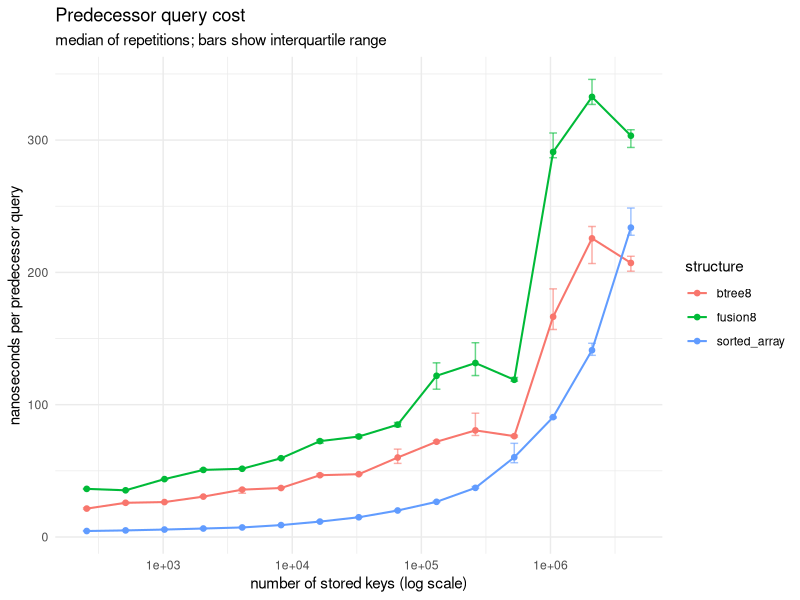
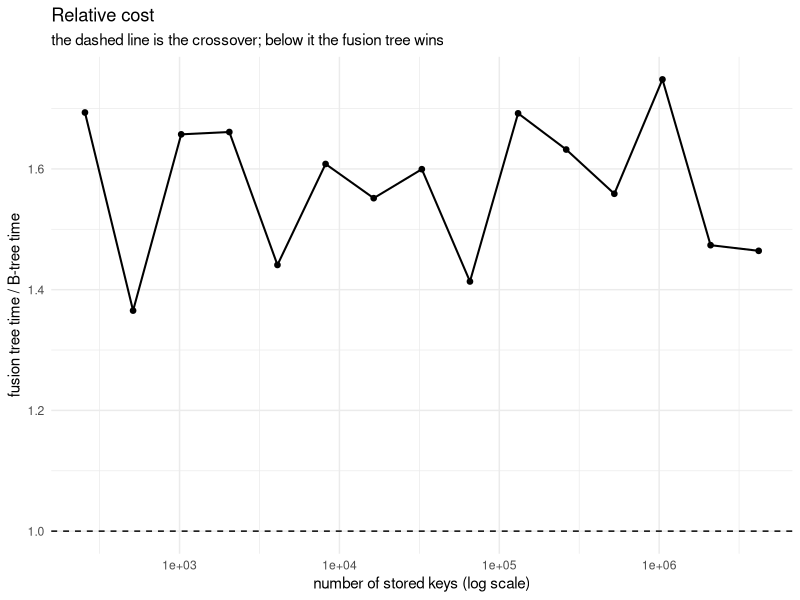
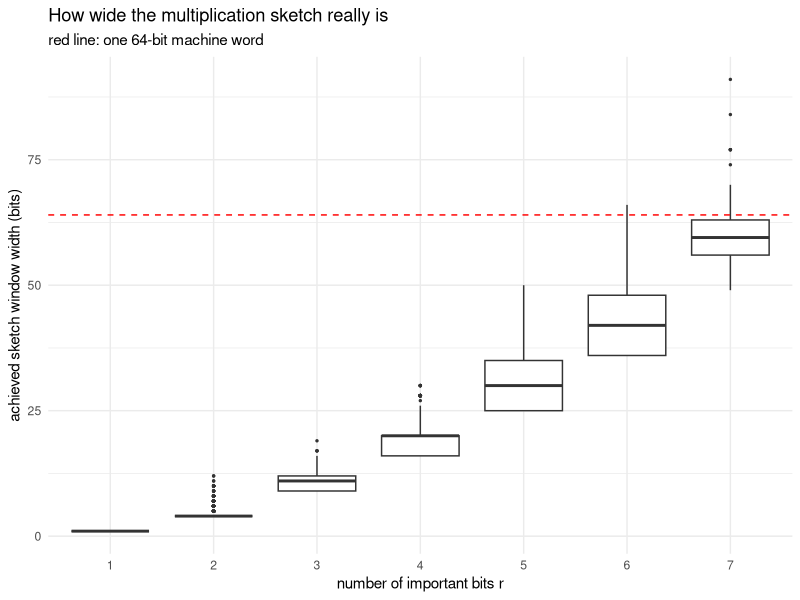

Write R code to recreate these figures, in order.
#!/usr/bin/env Rscript
# analyse.R — turns the raw CSVs into the figures and tables for the report.
#
# Run from the project root:
#   Rscript analysis/analyse.R
#
# Inputs :  results/timing_raw.csv, results/spread.csv
# Outputs:  figures/*.png, results/summary.csv
#
# Only base R plus ggplot2 is used, so there is nothing exotic to install:
#   install.packages(c("ggplot2"))

suppressPackageStartupMessages(library(ggplot2))

dir.create("figures", showWarnings = FALSE)

# ---------------------------------------------------------------------------
# 1. Timing: median and interquartile range per (structure, n).
#
# The median is used rather than the mean because a single interrupted
# repetition can move a mean a long way and cannot move a median at all.
# The IQR is reported rather than a standard deviation for the same reason:
# it does not assume the runs are normally distributed, and they are not.
# ---------------------------------------------------------------------------
t <- read.csv("results/timing_raw.csv")

agg <- aggregate(ns_per_query ~ structure + n, data = t,
                 FUN = function(v) c(med = median(v),
                                     lo  = quantile(v, 0.25),
                                     hi  = quantile(v, 0.75),
                                     nrep = length(v)))
summary_df <- data.frame(
  structure = agg$structure,
  n         = agg$n,
  median_ns = agg$ns_per_query[, 1],
  q25_ns    = agg$ns_per_query[, 2],
  q75_ns    = agg$ns_per_query[, 3],
  reps      = agg$ns_per_query[, 4]
)
write.csv(summary_df, "results/summary.csv", row.names = FALSE)

p1 <- ggplot(summary_df, aes(x = n, y = median_ns, colour = structure)) +
  geom_line(linewidth = 0.7) +
  geom_point(size = 1.6) +
  geom_errorbar(aes(ymin = q25_ns, ymax = q75_ns), width = 0.06, alpha = 0.6) +
  scale_x_log10() +
  labs(x = "number of stored keys (log scale)",
       y = "nanoseconds per predecessor query",
       title = "Predecessor query cost",
       subtitle = "median of repetitions; bars show interquartile range") +
  theme_minimal(base_size = 11)
ggsave("figures/timing.png", p1, width = 7, height = 4.5, dpi = 300)

# ---------------------------------------------------------------------------
# 2. Ratio plot. This is the figure that carries the argument: if the ratio
#    is falling with n, extrapolating it tells you where a crossover would be.
# ---------------------------------------------------------------------------
wide <- reshape(summary_df[, c("structure", "n", "median_ns")],
                idvar = "n", timevar = "structure", direction = "wide")
names(wide) <- sub("median_ns\\.", "", names(wide))

if (all(c("fusion8", "btree8") %in% names(wide))) {
  wide$ratio <- wide$fusion8 / wide$btree8
  p2 <- ggplot(wide, aes(x = n, y = ratio)) +
    geom_line(linewidth = 0.7) + geom_point(size = 1.6) +
    geom_hline(yintercept = 1, linetype = "dashed") +
    scale_x_log10() +
    labs(x = "number of stored keys (log scale)",
         y = "fusion tree time / B-tree time",
         title = "Relative cost",
         subtitle = "the dashed line is the crossover; below it the fusion tree wins") +
    theme_minimal(base_size = 11)
  ggsave("figures/ratio.png", p2, width = 7, height = 4.5, dpi = 300)

  # Log-linear extrapolation of the ratio against log2(n).
  # State the model explicitly in the report; do not let a fitted line
  # masquerade as a measurement.
  fit <- lm(ratio ~ log2(n), data = wide)
  cat("\nRatio model:  ratio = a + b * log2(n)\n")
  print(summary(fit)$coefficients)
  a <- coef(fit)[1]; b <- coef(fit)[2]
  if (b < 0) {
    crossing_log2n <- (1 - a) / b
    cat(sprintf("\nExtrapolated crossover at log2(n) = %.1f  (n = 2^%.1f)\n",
                crossing_log2n, crossing_log2n))
    cat("A 64-bit address space holds at most 2^61 eight-byte keys.\n")
  } else {
    cat("\nRatio is not decreasing; no crossover is implied by this data.\n")
  }
}

# ---------------------------------------------------------------------------
# 3. Sketch window width against the theoretical bound.
# ---------------------------------------------------------------------------
if (file.exists("results/spread.csv")) {
  s <- read.csv("results/spread.csv")
  s <- s[s$r > 0, ]
  p3 <- ggplot(s, aes(x = factor(r), y = spread)) +
    geom_boxplot(outlier.size = 0.5) +
    geom_hline(yintercept = 64, linetype = "dashed", colour = "red") +
    labs(x = "number of important bits r",
         y = "achieved sketch window width (bits)",
         title = "How wide the multiplication sketch really is",
         subtitle = "red line: one 64-bit machine word") +
    theme_minimal(base_size = 11)
  ggsave("figures/spread.png", p3, width = 7, height = 4.5, dpi = 300)

  cat("\nWindow width by r (median / max / theoretical r^4):\n")
  for (rr in sort(unique(s$r))) {
    v <- s$spread[s$r == rr]
    cat(sprintf("  r=%d  median=%3.0f  max=%3d  bound=%d\n",
                rr, median(v), max(v), rr^4))
  }
}

cat("\nDone. Figures written to figures/.\n")
